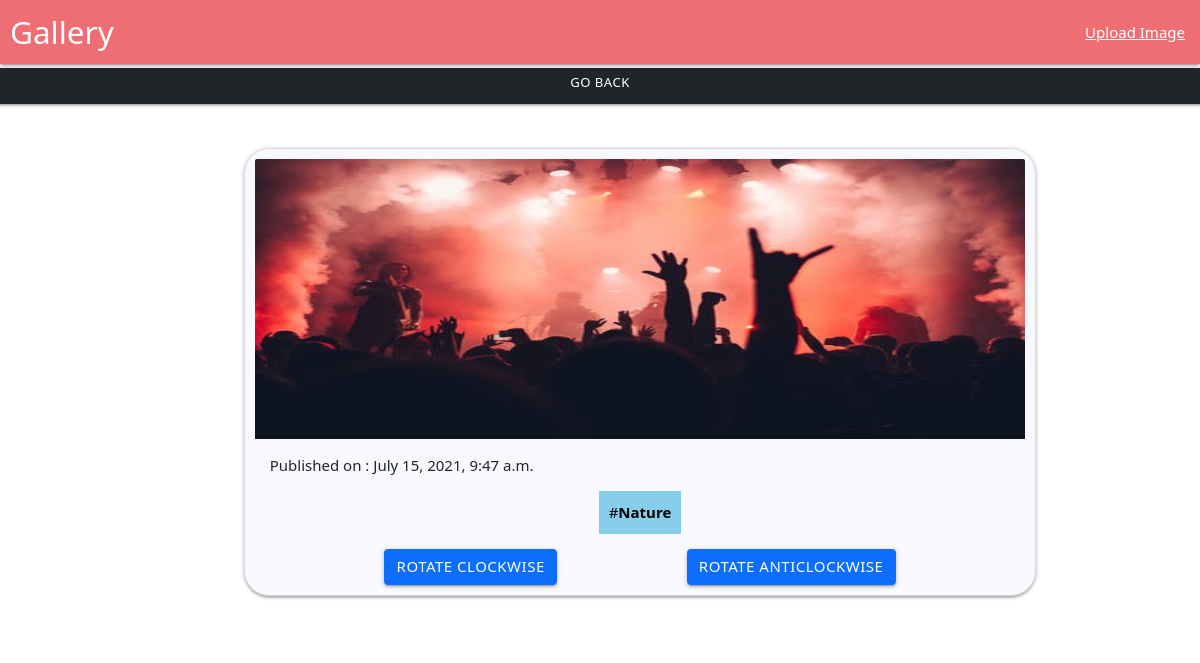
Page /gallery/11 on the committed database.
### imageGallery/models.py (models this page shows, shortened)
class GalleryImage(models.Model):
    tags = models.ForeignKey('Tags',blank=True,null=True,on_delete=SET_NULL)
    image = models.ImageField(upload_to='media')
    uploaded_at = models.DateTimeField(auto_now_add=True)

class Tags(models.Model):
    name = models.CharField(max_length=200)
    def __str__(self):
        return self.name

### imageGallery/views.py (the view)
# urls.py: path('gallery/<int:pk>',views.specificImg,name="specificImg"),
def specificImg(request, pk):
    try:
        spec = GalleryImage.objects.get(pk=pk)
    except:
        raise Http404
    context = {
        'specImage': spec
    }
    return render(request, 'specific.html', context)

### templates/specific.html (shortened to what this page needs)
{% extends 'base.html' %}
{% block content %}
<div class="row singleImage">
  <a href="{% url 'gallery' %}" class="btn btn-dark btn-block btn-sm m-1">Go Back</a>
  <div class="col-8">
    <div class="card">
      <div class="card-image">
        <img id="rotateImage" src="{{specImage.image.url}}">
        <span class="card-title"></span>
      </div>
      <div class="card-content">
        <p>Published on : {{specImage.uploaded_at}}</p>
      </div>
      <div class="card-tags">
        <p>#<strong>{{specImage.tags}}</strong></p>
      </div>
      <div class="buttons">
        <button class="btn btn-primary" id="rotateClk">Rotate Clockwise</button>
        <button class="btn btn-primary" id="rotateAnti">Rotate Anticlockwise</button>
      </div>
    </div>
  </div>
</div>
{% endblock %}

### static/css/style.css (style rules this page uses)
* { box-sizing: border-box; }
.card { width: 100%; padding: 10px; margin: 40px; background-color: ghostwhite; border-radius: 25px; }
.card-image { height: auto; border-radius: 25px; }
.card-image img { width: 300px; height: 280px; }
.card .card-content { padding: 15px; }
.card .card-tags { text-align: center; display: flex; justify-content: space-evenly; }
.card .card-tags p { background: skyblue; color: black; display: inline; padding: 10px; }
.singleImage { display: flex; justify-content: center; align-items: center; height: auto; }
.buttons { display: flex; justify-content: space-evenly; align-items: center; }

### rows in the picture
GalleryImage: image (picture), uploaded_at "July 15, 2021, 9:47 a.m.", tags "Nature"
